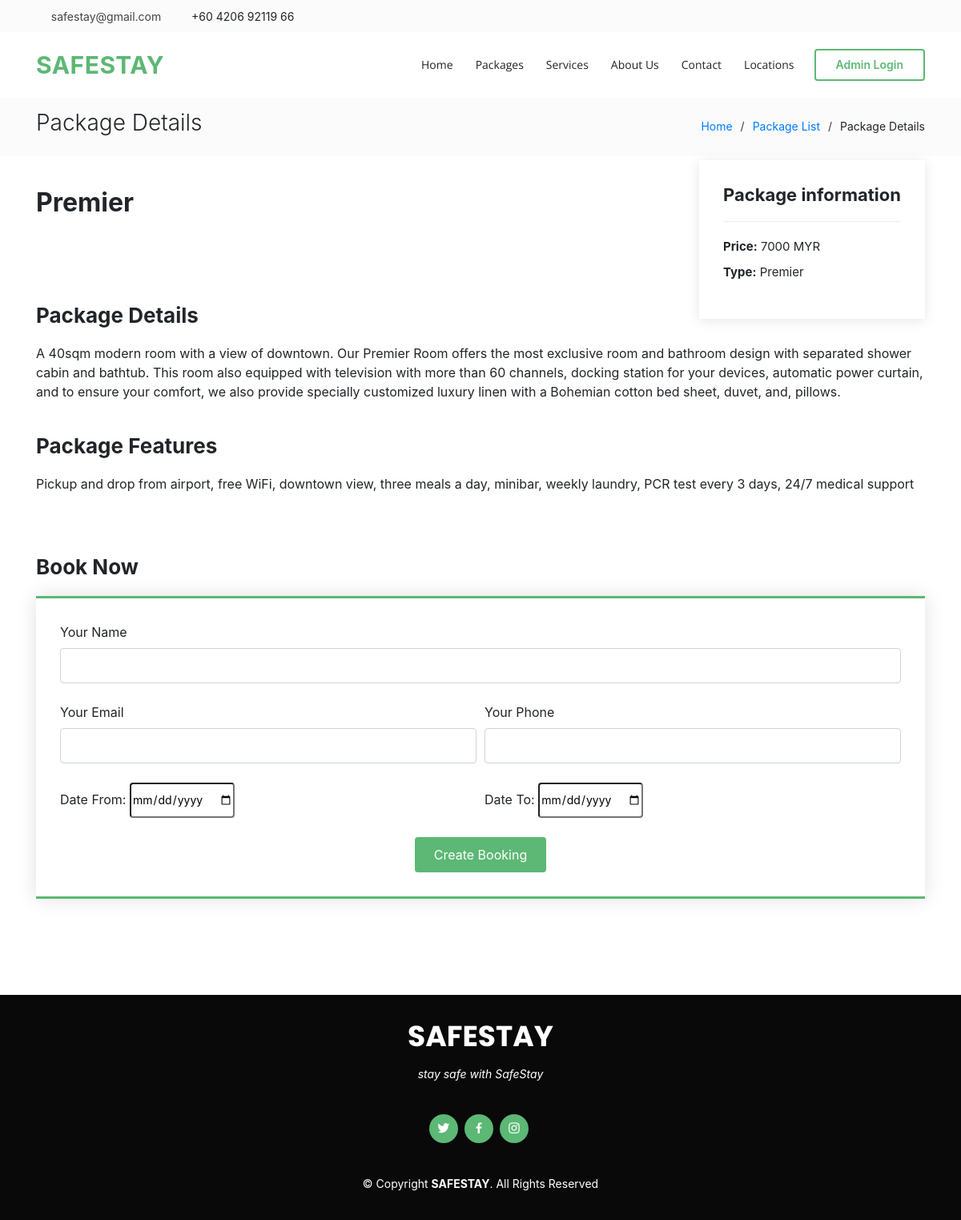
/package-details.php?pkg_id=2, run on the app's committed database.
### tables this page shows
CREATE TABLE `packages` (
  `htl_id` int(11) NOT NULL,
  `pkg_id` int(11) NOT NULL,
  `pkg_name` varchar(200) DEFAULT NULL,
  `pkg_type` varchar(150) DEFAULT NULL,
  `pkg_price` int(11) DEFAULT NULL,
  `pkg_features` varchar(255) DEFAULT NULL,
  `pkg_details` mediumtext DEFAULT NULL,
  `pkg_image` varchar(100) DEFAULT NULL,
  `creation_date` timestamp NULL DEFAULT NULL,
  `update_date` timestamp NULL DEFAULT NULL
);

### package-details.php (the view, shortened to what this page needs)
<?php
include('assets/includes/config.php');
?>
<!DOCTYPE html>
<html lang="en">
<head>
  <link href="assets/vendor/bootstrap/css/bootstrap.min.css" rel="stylesheet">
  <link href="assets/vendor/icofont/icofont.min.css" rel="stylesheet">
  <link href="assets/vendor/boxicons/css/boxicons.min.css" rel="stylesheet">
  <link href="assets/vendor/animate.css/animate.min.css" rel="stylesheet">
  <link href="assets/vendor/owl.carousel/assets/owl.carousel.min.css" rel="stylesheet">
  <link href="assets/vendor/venobox/venobox.css" rel="stylesheet">
  <link href="assets/css/style.css" rel="stylesheet">
  <link rel="stylesheet" href="https://maxcdn.bootstrapcdn.com/bootstrap/4.0.0/css/bootstrap.min.css">
  <link href="https://unpkg.com/gijgo@1.9.13/css/gijgo.min.css" rel="stylesheet" type="text/css" />
</head>
<body>
  <?php include('assets/includes/header.php'); ?>
  <main id="main">
    <section class="breadcrumbs">
      <div class="container">
        <div class="d-flex justify-content-between align-items-center">
          <h2>Package Details</h2>
          <ol>
            <li><a href="index.php">Home</a></li>
            <li><a href="package-list.php">Package List</a></li>
            <li>Package Details</li>
          </ol>
        </div>
      </div>
    </section>
    <?php
    $pid = intval($_GET['pkg_id']);
    $sql = "SELECT * from packages where pkg_id=:pid";
    $query = $dbh->prepare($sql);
    $query->bindParam(':pid', $pid, PDO::PARAM_STR);
    $query->execute();
    $results = $query->fetchAll(PDO::FETCH_OBJ);
    if ($query->rowCount() > 0) {
      foreach ($results as $result) {  ?>
        <section id="portfolio-details" class="portfolio-details">
          <div class="container">
            <h2><b><?php echo htmlentities($result->pkg_name); ?></b> </h2> <br>
            <div class="portfolio-details-container">
              <div>
              </div>
              <div class="portfolio-info">
                <h3>Package information</h3>
                <ul>
                  <li><strong>Price:</strong> <?php echo htmlentities($result->pkg_price); ?> MYR</li>
                  <li><strong>Type:</strong> <?php echo htmlentities($result->pkg_type); ?></li>
                </ul>
              </div>
            </div>
            <div class="portfolio-description">
              <h2>Package Details</h2>
              <p>
                <?php echo htmlentities($result->pkg_details); ?>
              </p>
              <br>
              <h2>Package Features</h2>
              <p>
                <?php echo htmlentities($result->pkg_features); ?>
              </p>
              <section id="booking" class="contact">
                <h2>Book Now</h2>
                <form name="booking" method="post" class="php-email-form" name="bookinsgform">
                  <div class="form-group">
                    <label>Your Name</label>
                    <input type="text" name="name" class="form-control" id="name" data-rule="minlen:4" data-msg="Please enter at least 4 chars" />
                  </div>
                  <div class="form-row">
                    <div class="form-group col-md-6">
                      <label>Your Email</label>
                      <input type="email" class="form-control" name="email" id="email" data-rule="email" data-msg="Please enter a valid email" />
                    </div>
                    <div class="form-group col-md-6">
                      <label>Your Phone</label>
                      <input type="text" name="phone" class="form-control" id="name" data-rule="minlen:4" data-msg="Please enter valid phone number" />
                    </div>
                  </div>
                  <div class="form-row">
                    <div action="/action_page.php" class="form-group col-md-6">
                      <label for="from">Date From:</label>
                      <input type="date" id="from" name="fromdate">
                    </div>
                    <div action="/action_page.php" class="form-group col-md-6">
                      <label for="to">Date To:</label>
                      <input type="date" id="to" name="todate">
                    </div>
                  </div>
                  <div class="text-center"><button type="submit" name="submit">Create Booking</button></div>
                </form>
              </section>
            </div>
          </div>
        </section>
    <?php }
    } ?>
  </main>
  <?php include('assets/includes/footer.php'); ?>
</body>
</html>

### assets/css/style.css (style rules this page uses)
body { font-family: "Open Sans", sans-serif; color: #444444; }
a { color: #5cb874; }
h1, h2, h3, h4, h5, h6 { font-family: "Raleway", sans-serif; }
section { padding: 60px 0; }
.contact .php-email-form { width: 100%; border-top: 3px solid #5cb874; border-bottom: 3px solid #5cb874; padding: 30px; background: #fff; box-shadow: 0 0 24px 0 rgba(0, 0, 0, 0.12); }
.contact .php-email-form .form-group { padding-bottom: 8px; }
.contact .php-email-form input, .contact .php-email-form textarea { border-radius: 0; box-shadow: none; font-size: 14px; border-radius: 4px; }
.contact .php-email-form input { height: 44px; }
.contact .php-email-form button[type="submit"] { background: #5cb874; border: 0; padding: 10px 24px; color: #fff; transition: 0.4s; border-radius: 4px; }
.breadcrumbs { padding: 15px 0; background: #fbfbfb; min-height: 40px; margin-top: 122px; }
.breadcrumbs h2 { font-size: 28px; font-weight: 300; }
.breadcrumbs ol { display: flex; flex-wrap: wrap; list-style: none; padding: 0; margin: 0; font-size: 14px; }
.breadcrumbs ol li + li { padding-left: 10px; }
.breadcrumbs ol li + li::before { display: inline-block; padding-right: 10px; color: #3c3c3c; content: "/"; }
.portfolio-details { padding-top: 40px; }
.portfolio-details .portfolio-details-container { position: relative; }
.portfolio-details .portfolio-info { padding: 30px; position: absolute; right: 0; bottom: -70px; background: #fff; box-shadow: 0px 2px 15px rgba(0, 0, 0, 0.1); z-index: 2; }
.portfolio-details .portfolio-info h3 { font-size: 22px; font-weight: 700; margin-bottom: 20px; padding-bottom: 20px; border-bottom: 1px solid #eee; }
.portfolio-details .portfolio-info ul { list-style: none; padding: 0; font-size: 15px; }
.portfolio-details .portfolio-info ul li + li { margin-top: 10px; }
.portfolio-details .portfolio-description { padding-top: 50px; }
.portfolio-details .portfolio-description h2 { width: 50%; font-size: 26px; font-weight: 700; margin-bottom: 20px; }
.portfolio-details .portfolio-description p { padding: 0 0 0 0; }

### data on the page
packages: pkg_name "Premier", pkg_price "7000", pkg_type "Premier", pkg_details "A 40sqm modern room with a view of downtown. Our Premier Room offers the most exclusive room and bathroom design with separated shower cabin and bathtub. This room also equipped with television with more than 60 channels, docking station for your devices, automatic power curtain, and to ensure your comfort, we also provide specially customized luxury linen with a Bohemian cotton bed sheet, duvet, and, pillows.", pkg_features "Pickup and drop from airport, free WiFi, downtown view, three meals a day, minibar, weekly laundry, PCR test every 3 days, 24/7 medical support"
